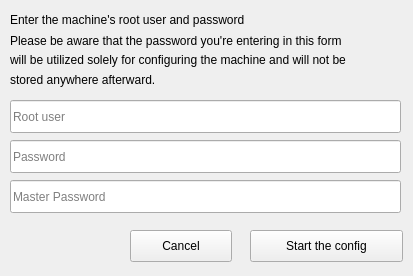
<?xml version="1.0" encoding="UTF-8"?>
<ui version="4.0">
 <class>Form</class>
 <widget class="QWidget" name="Form">
  <property name="geometry">
   <rect>
    <x>0</x>
    <y>0</y>
    <width>413</width>
    <height>276</height>
   </rect>
  </property>
  <property name="windowTitle">
   <string>Form</string>
  </property>
  <widget class="PasswordLineEdit" name="RootPassword_config">
   <property name="geometry">
    <rect>
     <x>10</x>
     <y>140</y>
     <width>391</width>
     <height>33</height>
    </rect>
   </property>
   <property name="placeholderText">
    <string>Password</string>
   </property>
  </widget>
  <widget class="PrimaryPushButton" name="StartTheConf_config">
   <property name="geometry">
    <rect>
     <x>250</x>
     <y>230</y>
     <width>153</width>
     <height>32</height>
    </rect>
   </property>
   <property name="text">
    <string>Start the config</string>
   </property>
  </widget>
  <widget class="PushButton" name="CancelTheConf_config">
   <property name="geometry">
    <rect>
     <x>130</x>
     <y>230</y>
     <width>102</width>
     <height>32</height>
    </rect>
   </property>
   <property name="text">
    <string>Cancel</string>
   </property>
  </widget>
  <widget class="StrongBodyLabel" name="StrongBodyLabel">
   <property name="geometry">
    <rect>
     <x>10</x>
     <y>10</y>
     <width>281</width>
     <height>19</height>
    </rect>
   </property>
   <property name="text">
    <string>Enter the machine's root user and password</string>
   </property>
  </widget>
  <widget class="BodyLabel" name="BodyLabel">
   <property name="geometry">
    <rect>
     <x>10</x>
     <y>30</y>
     <width>971</width>
     <height>21</height>
    </rect>
   </property>
   <property name="text">
    <string>Please be aware that the password you're entering in this form </string>
   </property>
  </widget>
  <widget class="BodyLabel" name="BodyLabel_2">
   <property name="geometry">
    <rect>
     <x>10</x>
     <y>50</y>
     <width>691</width>
     <height>19</height>
    </rect>
   </property>
   <property name="text">
    <string>will be utilized solely for configuring the machine and will not be </string>
   </property>
  </widget>
  <widget class="BodyLabel" name="BodyLabel_3">
   <property name="geometry">
    <rect>
     <x>10</x>
     <y>70</y>
     <width>191</width>
     <height>19</height>
    </rect>
   </property>
   <property name="text">
    <string>stored anywhere afterward.</string>
   </property>
  </widget>
  <widget class="LineEdit" name="RootUser_config">
   <property name="geometry">
    <rect>
     <x>10</x>
     <y>100</y>
     <width>391</width>
     <height>33</height>
    </rect>
   </property>
   <property name="placeholderText">
    <string>Root user</string>
   </property>
  </widget>
  <widget class="PasswordLineEdit" name="MasterPassword_config">
   <property name="geometry">
    <rect>
     <x>10</x>
     <y>180</y>
     <width>391</width>
     <height>33</height>
    </rect>
   </property>
   <property name="placeholderText">
    <string>Master Password</string>
   </property>
  </widget>
 </widget>
 <customwidgets>
  <customwidget>
   <class>PushButton</class>
   <extends>QPushButton</extends>
   <header>qfluentwidgets</header>
  </customwidget>
  <customwidget>
   <class>PrimaryPushButton</class>
   <extends>PushButton</extends>
   <header>qfluentwidgets</header>
  </customwidget>
  <customwidget>
   <class>BodyLabel</class>
   <extends>QLabel</extends>
   <header>qfluentwidgets</header>
  </customwidget>
  <customwidget>
   <class>StrongBodyLabel</class>
   <extends>QLabel</extends>
   <header>qfluentwidgets</header>
  </customwidget>
  <customwidget>
   <class>LineEdit</class>
   <extends>QLineEdit</extends>
   <header>qfluentwidgets</header>
  </customwidget>
  <customwidget>
   <class>PasswordLineEdit</class>
   <extends>LineEdit</extends>
   <header>qfluentwidgets</header>
  </customwidget>
 </customwidgets>
 <resources/>
 <connections/>
</ui>
